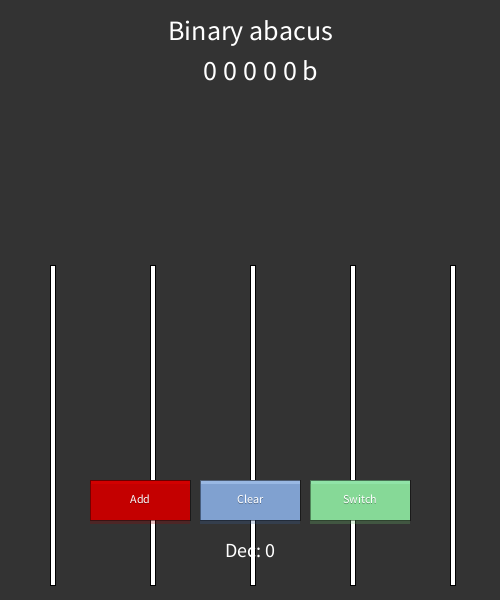
Frame 1 (no input)
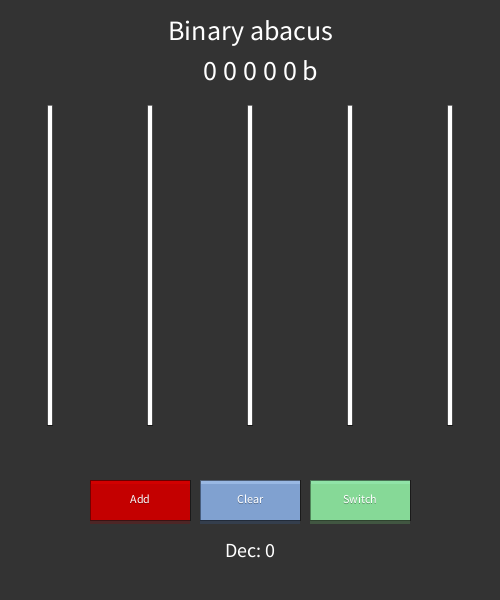
Frame 60 (the mouse pressed at the canvas centre just before this capture)
Frame 120 (the mouse held since frame 60 and released just before this capture): identical to frame 60, image omitted

The Processing sketch that drew these frames (run headless with seeded random() and noise(); from frame 60 on, the mouse is pressed at the canvas centre):

// Processing sketch: abacoMinimal
// ── abacoMinimal.pde
Abacus binary, exadecimal, decimal;
Button button1, button2, button3;
Abacus pool[];
int sel;
void setup () {

  size(500, 600);
  sel = 0;

  //Object pool
  pool = new Abacus[3];  
  pool[0] = new Binary();
  pool[1] = new Exadecimal();
  pool[2] = new Decimal();

  button1 = new AddBtn(width/2 - 110, height - 100, pool[sel]);
  button2 = new ClearBtn(width/2, height - 100, pool[sel]);
  button3 = new SwitchBtn(width/2 + 110, height - 100);
}

void draw() {
  background(51);
  pool[sel].show();
  button1.show();
  button2.show();
  button3.show();
}
void mousePressed() {
  button1.click();
  button2.click();
  if (button3.click()) {
    sel = (sel+1)%3;
    button1.setAbacus(pool[sel]);  
    button2.setAbacus(pool[sel]);
  }
}

// ── Abacus.pde
class Abacus {

  protected ArrayList<Pole> poles;
  protected int pn; // Number of poles
  protected int base; // Abacus base 

  protected int clickCount; // Decimal counter

  public Abacus(int b, int n) {
    poles = new ArrayList<Pole>();
    pn = n;
    base = b;
    for (int i = 0; i < pn; i++) {
      poles.add(new Pole(base, i));
    }
    clickCount = 0;
  }

  // Add 1 ring
  public void addUnit() {
    for (int i = pn-1; i >= 0; i--) {
      if (poles.get(i).addRing()) {
        return;
      }

      poles.get(i).clearPole();
    }
  }

  // Clear all poles
  public void clearPoles() {
    for (Pole i : poles)
      i.clearPole();
    clickCount = 0;
  }

  // Show abacus
  void show() {
    for (Pole i : poles)
      i.show();
    printBase();
  }

  // Increase decimal counter
  public void addClick() {
    clickCount++;
    clickCount = clickCount % int(pow(base, pn));
  }

  // Print number in decimal base
  public void printDec() {
    textSize(20);
    fill(255);
    text( "Dec: " + clickCount, width/2, height - 50);
  }

  // Get info of abacus base
  public void printTitle(String t, int x, int y) {
    textAlign(CENTER, CENTER);
    textSize(28);
    fill(255);
    text(t, x, y);
  }

  // Print number in abacus base
  public void printBase() {
    int posX = width/2 + 40;
    textSize(28);
    fill(255);
    for (int i = pn-1; i >= 0; i--) {
      text( poles.get(i).getSize(), posX, 70);
      posX -= 20;
    }
  }
}

// ── AddBtn.pde
class AddBtn extends Button {
  public AddBtn(int x, int y, Abacus a) {
    super(x, y, a);
  }

  public void show() {
    rectMode(CENTER);

    stroke(0);
    strokeWeight(0.5);
    fill(color(210, 0, 0));
    rect(posX, posY, 100, 40);

    noStroke();
    fill(color(157, 0, 0), 65);
    rect(posX, posY+4, 100, 40);


    printText("Add", posX, posY);
  }

  // Button specific action
  public void add() {
    selected.addClick(); 
    selected.addUnit();
  }

  public boolean click() {
    if (isHover())
      add();
    return true;
  }
}

// ── Binary.pde
class Binary extends Abacus {
  public Binary() {
    super(2, 5);
  }

  @Override
    void printBase() {
    super.printTitle("Binary abacus", width/2, 30);
    super.printBase();

    textSize(28);
    fill(255);
    text("b", width/2 + 60, 70);

    super.printDec();
  }
}

// ── Button.pde
public abstract class Button {

  protected int posX;
  protected int posY;
  protected Abacus selected;

  public Button(int x, int y, Abacus a) {
    posX = x ;
    posY = y;
    selected = a;
  }

  // Check if mouse is on button
  public boolean isHover() {
    if (mouseX >= posX-50 && mouseX <= posX + 50 && mouseY >= posY - 20 && mouseY <= posY + 20 ) {
      return true;
    }
    return false;
  }

  // Set button pointer
  public void setAbacus(Abacus s) {
    selected = s;
  }

  // Print button name
  public void printText(String t, int x, int y) {
    textSize(12);
    fill(0, 80);
    text(t, x, y);
    fill(255);
    text(t, x, y-1);
  }

  // Button action
  abstract public boolean click();

  // Show button function
  abstract public void show();
}

// ── ClearBtn.pde
class ClearBtn extends Button {
  public ClearBtn(int x, int y, Abacus a) {
    super(x, y, a);
  }

  public void show() {
    rectMode(CENTER);

    stroke(0);
    strokeWeight(0.5);
    fill(color(153, 184, 227));
    rect(posX, posY, 100, 40);

    fill(color(55, 96, 152), 65);
    noStroke();
    rect(posX, posY+4, 100, 40);


    super.printText("Clear", posX, posY);
  }

  // Button specific action
  public void clear() {
    selected.clearPoles();
  }

  public boolean click() {
    if (isHover())
      clear();
    return true;
  }
}

// ── Decimal.pde
class Decimal extends Abacus {
  public Decimal() {
    super(10, 5);
  }

  @Override
    void printBase() {
    super.printTitle("Decimal abacus", width/2, 30);
    super.printBase();
  }
}

// ── Exadecimal.pde
class Exadecimal extends Abacus {

  // Code output to exadecimal 
  private HashMap<Integer, String> code;

  public Exadecimal() {
    super(16, 5);
    code = new HashMap<Integer, String>(16);
    code.put(0, "0");
    code.put(1, "1");
    code.put(2, "2");
    code.put(3, "3");
    code.put(4, "4");
    code.put(5, "5");
    code.put(6, "6");
    code.put(7, "7");
    code.put(8, "8");
    code.put(9, "9");
    code.put(10, "A");
    code.put(11, "B");
    code.put(12, "C");
    code.put(13, "D");
    code.put(14, "E");
    code.put(15, "F");
  }

  @Override
    void printBase() {

    super.printTitle("Exadecimal abacus", width/2, 30);

    int posX = width/2 + 55;
    textSize(28);

    fill(255);
    for (int i = pn-1; i >= 0; i--) {
      Integer num = poles.get(i).getSize();
      text(code.get(num), posX, 70);
      posX -= 20;
    }
    text("0x", posX - 8, 70);
    printDec();
  }
}

// ── Pole.pde
class Pole {
  private ArrayList<Ring> rings;
  private int ringCapacity;

  private int posX;
  private int posY;
  private int RingsY;

  // Clear posY of rings 
  public void clearObj() {
    RingsY = posY + 145;
  }

  public Pole(int c, int i) {

    rings = new ArrayList<Ring>();
    ringCapacity = c-1;

    posX = 50;

    if (i != 0)
      posX += 100 * i;

    posY = 265;

    clearObj();
  }

  public void clearPole() {
    rings.clear();
    clearObj();
  }


  // Add 1 ring if isn't full
  public boolean addRing() {
    if (rings.size() < ringCapacity) {
      rings.add(new Ring(posX, RingsY));
      RingsY -= 21;
      return true;
    }
    return false;
  }

  void show() {

    stroke(0);
    fill(255); 
    rect(posX, posY, 5, 320);
    stroke(0);

    for (Ring i : rings)
      i.show();
  }

  // Number of rings in the pole
  public int getSize() {
    return rings.size();
  }
}

// ── Ring.pde
class Ring {
  private int posX;
  private int posY;

  public Ring(int x, int y) {
    posX = x;
    posY = y;
  }

  // Show ring
  public void show() {
    noStroke();
    fill(color(144, 227, 167));
    ellipse(posX, posY, 20, 20);
  }
}

// ── SwitchBtn.pde
class SwitchBtn extends Button {
  public SwitchBtn(int x, int y) {
    super(x, y, null);
  }

  public void show() {
    rectMode(CENTER);

    stroke(0);
    strokeWeight(0.5);
    fill(color(144, 227, 167));
    rect(posX, posY, 100, 40);

    noStroke();
    fill(color(107, 188, 106), 65);
    rect(posX, posY+4, 100, 40);


    super.printText("Switch", posX, posY);
  }

  public boolean click() {
    if (isHover())
      return true;
    return false;
  }
}
